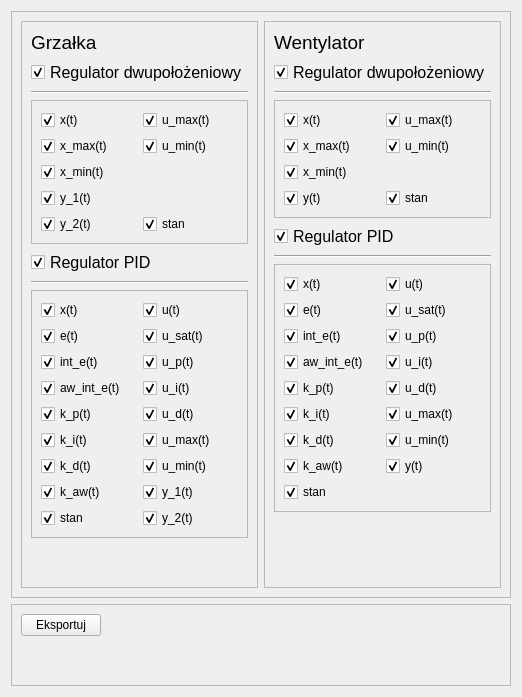
      <widget class="QWidget" name="Export">
       <layout class="QVBoxLayout" name="verticalLayout_10">
        <item>
         <widget class="QFrame" name="frame_31">
          <property name="frameShape">
           <enum>QFrame::StyledPanel</enum>
          </property>
          <property name="frameShadow">
           <enum>QFrame::Raised</enum>
          </property>
          <layout class="QHBoxLayout" name="horizontalLayout_32">
           <item>
            <widget class="QFrame" name="frame_33">
             <property name="frameShape">
              <enum>QFrame::StyledPanel</enum>
             </property>
             <property name="frameShadow">
              <enum>QFrame::Raised</enum>
             </property>
             <layout class="QVBoxLayout" name="verticalLayout_12">
              <item>
               <widget class="QLabel" name="label_36">
                <property name="font">
                 <font>
                  <pointsize>14</pointsize>
                 </font>
                </property>
                <property name="text">
                 <string>Grzałka</string>
                </property>
               </widget>
              </item>
              <item>
               <widget class="QCheckBox" name="chxExHeaterBB">
                <property name="font">
                 <font>
                  <pointsize>12</pointsize>
                  <bold>false</bold>
                 </font>
                </property>
                <property name="text">
                 <string>Regulator dwupołożeniowy</string>
                </property>
                <property name="checked">
                 <bool>true</bool>
                </property>
               </widget>
              </item>
              <item>
               <widget class="Line" name="line_2">
                <property name="orientation">
                 <enum>Qt::Horizontal</enum>
                </property>
               </widget>
              </item>
              <item>
               <widget class="QFrame" name="frame_35">
                <property name="frameShape">
                 <enum>QFrame::StyledPanel</enum>
                </property>
                <property name="frameShadow">
                 <enum>QFrame::Raised</enum>
                </property>
                <layout class="QGridLayout" name="gridLayout_6">
                 <item row="1" column="1">
                  <widget class="QCheckBox" name="chxExHeaterBB_u_min">
                   <property name="text">
                    <string>u_min(t)</string>
                   </property>
                   <property name="checked">
                    <bool>true</bool>
                   </property>
                  </widget>
                 </item>
                 <item row="1" column="0">
                  <widget class="QCheckBox" name="chxExHeaterBB_x_max">
                   <property name="text">
                    <string>x_max(t)</string>
                   </property>
                   <property name="checked">
                    <bool>true</bool>
                   </property>
                  </widget>
                 </item>
                 <item row="0" column="1">
                  <widget class="QCheckBox" name="chxExHeaterBB_u_max">
                   <property name="text">
                    <string>u_max(t)</string>
                   </property>
                   <property name="checked">
                    <bool>true</bool>
                   </property>
                  </widget>
                 </item>
                 <item row="2" column="0">
                  <widget class="QCheckBox" name="chxExHeaterBB_x_min">
                   <property name="text">
                    <string>x_min(t)</string>
                   </property>
                   <property name="checked">
                    <bool>true</bool>
                   </property>
                  </widget>
                 </item>
                 <item row="3" column="0">
                  <widget class="QCheckBox" name="chxExHeaterBB_y_1">
                   <property name="text">
                    <string>y_1(t)</string>
                   </property>
                   <property name="checked">
                    <bool>true</bool>
                   </property>
                  </widget>
                 </item>
                 <item row="0" column="0">
                  <widget class="QCheckBox" name="chxExHeaterBB_x">
                   <property name="text">
                    <string>x(t)</string>
                   </property>
                   <property name="checked">
                    <bool>true</bool>
                   </property>
                  </widget>
                 </item>
                 <item row="4" column="0">
                  <widget class="QCheckBox" name="chxExHeaterBB_y_2">
                   <property name="text">
                    <string>y_2(t)</string>
                   </property>
                   <property name="checked">
                    <bool>true</bool>
                   </property>
                  </widget>
                 </item>
                 <item row="4" column="1">
                  <widget class="QCheckBox" name="chxExHeaterBB_mode">
                   <property name="text">
                    <string>stan</string>
                   </property>
                   <property name="checked">
                    <bool>true</bool>
                   </property>
                  </widget>
                 </item>
                </layout>
               </widget>
              </item>
              <item>
               <widget class="QCheckBox" name="chxExHeaterPID">
                <property name="font">
                 <font>
                  <pointsize>12</pointsize>
                  <bold>false</bold>
                 </font>
                </property>
                <property name="text">
                 <string>Regulator PID</string>
                </property>
                <property name="checked">
                 <bool>true</bool>
                </property>
               </widget>
              </item>
              <item>
               <widget class="Line" name="line_3">
                <property name="orientation">
                 <enum>Qt::Horizontal</enum>
                </property>
               </widget>
              </item>
              <item>
               <widget class="QFrame" name="frame_36">
                <property name="frameShape">
                 <enum>QFrame::StyledPanel</enum>
                </property>
                <property name="frameShadow">
                 <enum>QFrame::Raised</enum>
                </property>
                <layout class="QGridLayout" name="gridLayout_7">
                 <item row="3" column="0">
                  <widget class="QCheckBox" name="chxExHeaterPID_aw_int_e">
                   <property name="text">
                    <string>aw_int_e(t)</string>
                   </property>
                   <property name="checked">
                    <bool>true</bool>
                   </property>
                  </widget>
                 </item>
                 <item row="5" column="0">
                  <widget class="QCheckBox" name="chxExHeaterPID_k_i">
                   <property name="text">
                    <string>k_i(t)</string>
                   </property>
                   <property name="checked">
                    <bool>true</bool>
                   </property>
                  </widget>
                 </item>
                 <item row="0" column="0">
                  <widget class="QCheckBox" name="chxExHeaterPID_x">
                   <property name="text">
                    <string>x(t)</string>
                   </property>
                   <property name="checked">
                    <bool>true</bool>
                   </property>
                  </widget>
                 </item>
                 <item row="8" column="0">
                  <widget class="QCheckBox" name="chxExHeaterPID_mode">
                   <property name="text">
                    <string>stan</string>
                   </property>
                   <property name="checked">
                    <bool>true</bool>
                   </property>
                  </widget>
                 </item>
                 <item row="6" column="0">
                  <widget class="QCheckBox" name="chxExHeaterPID_k_d">
                   <property name="text">
                    <string>k_d(t)</string>
                   </property>
                   <property name="checked">
                    <bool>true</bool>
                   </property>
                  </widget>
                 </item>
                 <item row="2" column="0">
                  <widget class="QCheckBox" name="chxExHeaterPID_int_e">
                   <property name="text">
                    <string>int_e(t)</string>
                   </property>
                   <property name="checked">
                    <bool>true</bool>
                   </property>
                  </widget>
                 </item>
                 <item row="1" column="0">
                  <widget class="QCheckBox" name="chxExHeaterPID_e">
                   <property name="text">
                    <string>e(t)</string>
                   </property>
                   <property name="checked">
                    <bool>true</bool>
                   </property>
                  </widget>
                 </item>
                 <item row="7" column="0">
                  <widget class="QCheckBox" name="chxExHeaterPID_k_aw">
                   <property name="text">
                    <string>k_aw(t)</string>
                   </property>
                   <property name="checked">
                    <bool>true</bool>
                   </property>
                  </widget>
                 </item>
                 <item row="4" column="0">
                  <widget class="QCheckBox" name="chxExHeaterPID_k_p">
                   <property name="text">
                    <string>k_p(t)</string>
                   </property>
                   <property name="checked">
                    <bool>true</bool>
                   </property>
                  </widget>
                 </item>
                 <item row="2" column="1">
                  <widget class="QCheckBox" name="chxExHeaterPID_u_p">
                   <property name="text">
                    <string>u_p(t)</string>
                   </property>
                   <property name="checked">
                    <bool>true</bool>
                   </property>
                  </widget>
                 </item>
                 <item row="3" column="1">
                  <widget class="QCheckBox" name="chxExHeaterPID_u_i">
                   <property name="text">
                    <string>u_i(t)</string>
                   </property>
                   <property name="checked">
                    <bool>true</bool>
                   </property>
                  </widget>
                 </item>
                 <item row="1" column="1">
                  <widget class="QCheckBox" name="chxExHeaterPID_u_sat">
                   <property name="text">
                    <string>u_sat(t)</string>
                   </property>
                   <property name="checked">
                    <bool>true</bool>
                   </property>
                  </widget>
                 </item>
                 <item row="0" column="1">
                  <widget class="QCheckBox" name="chxExHeaterPID_u">
                   <property name="text">
                    <string>u(t)</string>
                   </property>
                   <property name="checked">
                    <bool>true</bool>
                   </property>
                  </widget>
                 </item>
                 <item row="4" column="1">
                  <widget class="QCheckBox" name="chxExHeaterPID_u_d">
                   <property name="text">
                    <string>u_d(t)</string>
                   </property>
                   <property name="checked">
                    <bool>true</bool>
                   </property>
                  </widget>
                 </item>
                 <item row="5" column="1">
                  <widget class="QCheckBox" name="chxExHeaterPID_u_max">
                   <property name="text">
                    <string>u_max(t)</string>
                   </property>
                   <property name="checked">
                    <bool>true</bool>
                   </property>
                  </widget>
                 </item>
                 <item row="6" column="1">
                  <widget class="QCheckBox" name="chxExHeaterPID_u_min">
                   <property name="text">
                    <string>u_min(t)</string>
                   </property>
                   <property name="checked">
                    <bool>true</bool>
                   </property>
                  </widget>
                 </item>
                 <item row="7" column="1">
                  <widget class="QCheckBox" name="chxExHeaterPID_y_1">
                   <property name="text">
                    <string>y_1(t)</string>
                   </property>
                   <property name="checked">
                    <bool>true</bool>
                   </property>
                  </widget>
                 </item>
                 <item row="8" column="1">
                  <widget class="QCheckBox" name="chxExHeaterPID_y_2">
                   <property name="text">
                    <string>y_2(t)</string>
                   </property>
                   <property name="checked">
                    <bool>true</bool>
                   </property>
                  </widget>
                 </item>
                </layout>
               </widget>
              </item>
              <item>
               <spacer name="verticalSpacer">
                <property name="orientation">
                 <enum>Qt::Vertical</enum>
                </property>
                <property name="sizeHint" stdset="0">
                 <size>
                  <width>20</width>
                  <height>40</height>
                 </size>
                </property>
               </spacer>
              </item>
             </layout>
            </widget>
           </item>
           <item>
            <widget class="QFrame" name="frame_34">
             <property name="frameShape">
              <enum>QFrame::StyledPanel</enum>
             </property>
             <property name="frameShadow">
              <enum>QFrame::Raised</enum>
             </property>
             <layout class="QVBoxLayout" name="verticalLayout_13">
              <item>
               <widget class="QLabel" name="label_46">
                <property name="font">
                 <font>
                  <pointsize>14</pointsize>
                 </font>
                </property>
                <property name="text">
                 <string>Wentylator</string>
                </property>
               </widget>
              </item>
              <item>
               <widget class="QCheckBox" name="chxExFanBB">
                <property name="font">
                 <font>
                  <pointsize>12</pointsize>
                  <bold>false</bold>
                 </font>
                </property>
                <property name="text">
                 <string>Regulator dwupołożeniowy</string>
                </property>
                <property name="checked">
                 <bool>true</bool>
                </property>
               </widget>
              </item>
              <item>
               <widget class="Line" name="line_4">
                <property name="orientation">
                 <enum>Qt::Horizontal</enum>
                </property>
               </widget>
              </item>
              <item>
               <widget class="QFrame" name="frame_37">
                <property name="frameShape">
                 <enum>QFrame::StyledPanel</enum>
                </property>
                <property name="frameShadow">
                 <enum>QFrame::Raised</enum>
                </property>
                <layout class="QGridLayout" name="gridLayout_8">
                 <item row="3" column="1">
                  <widget class="QCheckBox" name="chxExFanBB_mode">
                   <property name="text">
                    <string>stan</string>
                   </property>
                   <property name="checked">
                    <bool>true</bool>
                   </property>
                  </widget>
                 </item>
                 <item row="1" column="0">
                  <widget class="QCheckBox" name="chxExFanBB_x_max">
                   <property name="text">
                    <string>x_max(t)</string>
                   </property>
                   <property name="checked">
                    <bool>true</bool>
                   </property>
                  </widget>
                 </item>
                 <item row="1" column="1">
                  <widget class="QCheckBox" name="chxExFanBB_u_min">
                   <property name="text">
                    <string>u_min(t)</string>
                   </property>
                   <property name="checked">
                    <bool>true</bool>
                   </property>
                  </widget>
                 </item>
                 <item row="0" column="0">
                  <widget class="QCheckBox" name="chxExFanBB_x">
                   <property name="text">
                    <string>x(t)</string>
                   </property>
                   <property name="checked">
                    <bool>true</bool>
                   </property>
                  </widget>
                 </item>
                 <item row="3" column="0">
                  <widget class="QCheckBox" name="chxExFanBB_y">
                   <property name="text">
                    <string>y(t)</string>
                   </property>
                   <property name="checked">
                    <bool>true</bool>
                   </property>
                  </widget>
                 </item>
                 <item row="2" column="0">
                  <widget class="QCheckBox" name="chxExFanBB_x_min">
                   <property name="text">
                    <string>x_min(t)</string>
                   </property>
                   <property name="checked">
                    <bool>true</bool>
                   </property>
                  </widget>
                 </item>
                 <item row="0" column="1">
                  <widget class="QCheckBox" name="chxExFanBB_u_max">
                   <property name="text">
                    <string>u_max(t)</string>
                   </property>
                   <property name="checked">
                    <bool>true</bool>
                   </property>
                  </widget>
                 </item>
                </layout>
               </widget>
              </item>
              <item>
               <widget class="QCheckBox" name="chxExFanPID">
                <property name="font">
                 <font>
                  <pointsize>12</pointsize>
                  <bold>false</bold>
                 </font>
                </property>
                <property name="text">
                 <string>Regulator PID</string>
                </property>
                <property name="checked">
                 <bool>true</bool>
                </property>
               </widget>
              </item>
              <item>
               <widget class="Line" name="line_5">
                <property name="orientation">
                 <enum>Qt::Horizontal</enum>
                </property>
               </widget>
              </item>
              <item>
               <widget class="QFrame" name="frame_38">
                <property name="frameShape">
                 <enum>QFrame::StyledPanel</enum>
                </property>
                <property name="frameShadow">
                 <enum>QFrame::Raised</enum>
                </property>
                <layout class="QGridLayout" name="gridLayout_9">
                 <item row="0" column="0">
                  <widget class="QCheckBox" name="chxExFanPID_x">
                   <property name="text">
                    <string>x(t)</string>
                   </property>
                   <property name="checked">
                    <bool>true</bool>
                   </property>
                  </widget>
                 </item>
                 <item row="0" column="1">
                  <widget class="QCheckBox" name="chxExFanPID_u">
                   <property name="text">
                    <string>u(t)</string>
                   </property>
                   <property name="checked">
                    <bool>true</bool>
                   </property>
                  </widget>
                 </item>
                 <item row="1" column="0">
                  <widget class="QCheckBox" name="chxExFanPID_e">
                   <property name="text">
                    <string>e(t)</string>
                   </property>
                   <property name="checked">
                    <bool>true</bool>
                   </property>
                  </widget>
                 </item>
                 <item row="1" column="1">
                  <widget class="QCheckBox" name="chxExFanPID_u_sat">
                   <property name="text">
                    <string>u_sat(t)</string>
                   </property>
                   <property name="checked">
                    <bool>true</bool>
                   </property>
                  </widget>
                 </item>
                 <item row="2" column="0">
                  <widget class="QCheckBox" name="chxExFanPID_int_e">
                   <property name="text">
                    <string>int_e(t)</string>
                   </property>
                   <property name="checked">
                    <bool>true</bool>
                   </property>
                  </widget>
                 </item>
                 <item row="2" column="1">
                  <widget class="QCheckBox" name="chxExFanPID_u_p">
                   <property name="text">
                    <string>u_p(t)</string>
                   </property>
                   <property name="checked">
                    <bool>true</bool>
                   </property>
                  </widget>
                 </item>
                 <item row="3" column="0">
                  <widget class="QCheckBox" name="chxExFanPID_aw_int_e">
                   <property name="text">
                    <string>aw_int_e(t)</string>
                   </property>
                   <property name="checked">
                    <bool>true</bool>
                   </property>
                  </widget>
                 </item>
                 <item row="3" column="1">
                  <widget class="QCheckBox" name="chxExFanPID_u_i">
                   <property name="text">
                    <string>u_i(t)</string>
                   </property>
                   <property name="checked">
                    <bool>true</bool>
                   </property>
                  </widget>
                 </item>
                 <item row="4" column="0">
                  <widget class="QCheckBox" name="chxExFanPID_k_p">
                   <property name="text">
                    <string>k_p(t)</string>
                   </property>
                   <property name="checked">
                    <bool>true</bool>
                   </property>
                  </widget>
                 </item>
                 <item row="4" column="1">
                  <widget class="QCheckBox" name="chxExFanPID_u_d">
                   <property name="text">
                    <string>u_d(t)</string>
                   </property>
                   <property name="checked">
                    <bool>true</bool>
                   </property>
                  </widget>
                 </item>
                 <item row="5" column="0">
                  <widget class="QCheckBox" name="chxExFanPID_k_i">
                   <property name="text">
                    <string>k_i(t)</string>
                   </property>
                   <property name="checked">
                    <bool>true</bool>
                   </property>
                  </widget>
                 </item>
                 <item row="5" column="1">
                  <widget class="QCheckBox" name="chxExFanPID_u_max">
                   <property name="text">
                    <string>u_max(t)</string>
                   </property>
                   <property name="checked">
                    <bool>true</bool>
                   </property>
                  </widget>
                 </item>
                 <item row="6" column="0">
                  <widget class="QCheckBox" name="chxExFanPID_k_d">
                   <property name="text">
                    <string>k_d(t)</string>
                   </property>
                   <property name="checked">
                    <bool>true</bool>
                   </property>
                  </widget>
                 </item>
                 <item row="6" column="1">
                  <widget class="QCheckBox" name="chxExFanPID_u_min">
                   <property name="text">
                    <string>u_min(t)</string>
                   </property>
                   <property name="checked">
                    <bool>true</bool>
                   </property>
                  </widget>
                 </item>
                 <item row="7" column="0">
                  <widget class="QCheckBox" name="chxExFanPID_k_aw">
                   <property name="text">
                    <string>k_aw(t)</string>
                   </property>
                   <property name="checked">
                    <bool>true</bool>
                   </property>
                  </widget>
                 </item>
                 <item row="7" column="1">
                  <widget class="QCheckBox" name="chxExFanPID_y">
                   <property name="text">
                    <string>y(t)</string>
                   </property>
                   <property name="checked">
                    <bool>true</bool>
                   </property>
                  </widget>
                 </item>
                 <item row="8" column="0">
                  <widget class="QCheckBox" name="chxExFanPID_mode">
                   <property name="text">
                    <string>stan</string>
                   </property>
                   <property name="checked">
                    <bool>true</bool>
                   </property>
                  </widget>
                 </item>
                </layout>
               </widget>
              </item>
              <item>
               <spacer name="verticalSpacer_2">
                <property name="orientation">
                 <enum>Qt::Vertical</enum>
                </property>
                <property name="sizeHint" stdset="0">
                 <size>
                  <width>20</width>
                  <height>40</height>
                 </size>
                </property>
               </spacer>
              </item>
             </layout>
            </widget>
           </item>
          </layout>
         </widget>
        </item>
        <item>
         <widget class="QFrame" name="frame_32">
          <property name="sizePolicy">
           <sizepolicy hsizetype="Preferred" vsizetype="Expanding">
            <horstretch>0</horstretch>
            <verstretch>0</verstretch>
           </sizepolicy>
          </property>
          <property name="frameShape">
           <enum>QFrame::StyledPanel</enum>
          </property>
          <property name="frameShadow">
           <enum>QFrame::Raised</enum>
          </property>
          <layout class="QGridLayout" name="gridLayout_5">
           <item row="0" column="1">
            <spacer name="horizontalSpacer_29">
             <property name="orientation">
              <enum>Qt::Horizontal</enum>
             </property>
             <property name="sizeHint" stdset="0">
              <size>
               <width>40</width>
               <height>20</height>
              </size>
             </property>
            </spacer>
           </item>
           <item row="0" column="0">
            <widget class="QPushButton" name="btnExportAction">
             <property name="text">
              <string>Eksportuj</string>
             </property>
             <property name="icon">
              <iconset resource="resources.qrc">
               <normaloff>:/assets/assets/export.ico</normaloff>:/assets/assets/export.ico</iconset>
             </property>
            </widget>
           </item>
           <item row="1" column="0">
            <spacer name="verticalSpacer_3">
             <property name="orientation">
              <enum>Qt::Vertical</enum>
             </property>
             <property name="sizeHint" stdset="0">
              <size>
               <width>20</width>
               <height>40</height>
              </size>
             </property>
            </spacer>
           </item>
          </layout>
         </widget>
        </item>
       </layout>
      </widget>
